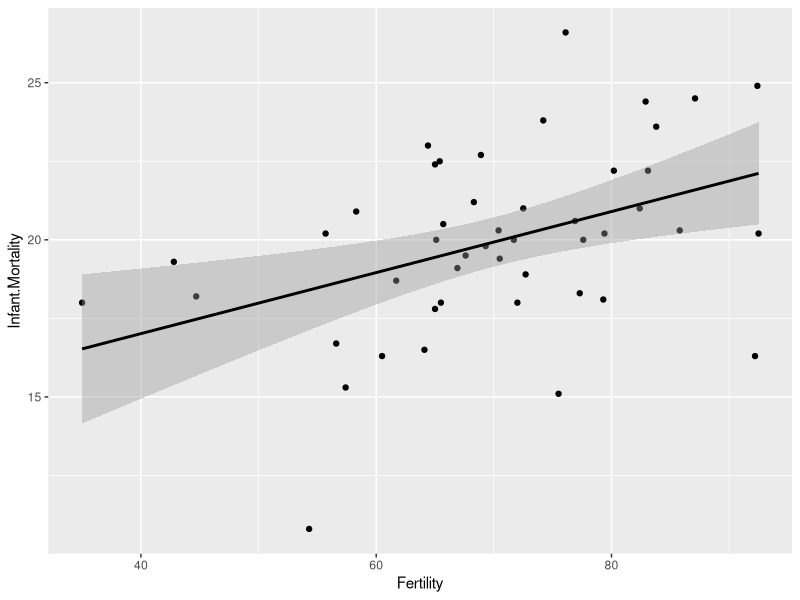

The R script that drew this image:
install.packages("corrplot")
library(corrplot)
library(ggplot2)
datal <- swiss
View(swiss)
head(data, 4)

ggplot(datal, aes(x=Fertility, y=Infant.Mortality)) +
  geom_point() +
  geom_smooth(method="lm", se=TRUE, color="black")